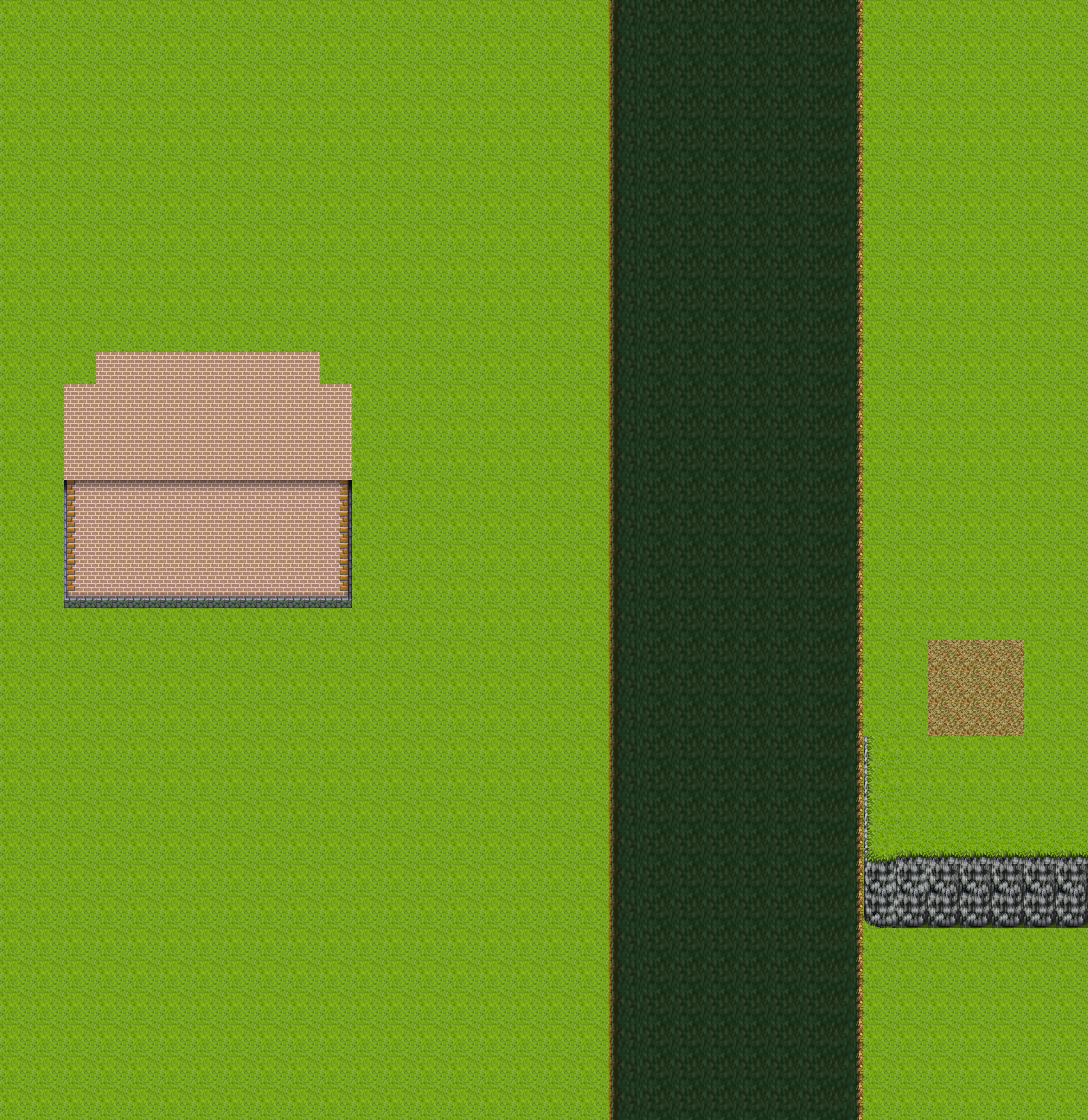

Below is a game level as drawn by its tile map, then a one-line description and the .tmx that defines it (tile-layer data replaced by summaries):
An orthogonal 34x35 tile map with 32x32 px tiles, 1 tile layer (タイル・レイヤー 1), 2 hidden layers not drawn and 2 objects (Label, StarShape).

<map version="1.0" orientation="orthogonal" width="34" height="35" tilewidth="32" tileheight="32">
 <tileset firstgid="1" name="mapImage" tilewidth="32" tileheight="32">
  <properties>
   <property name="src" value="../../resource/tmx/mapImage.png" />
  </properties>
  <image source="mapImage.png" width="512" height="480" />
 </tileset>
 <layer name="タイル・レイヤー 1" width="34" height="35">
  <data>[1190 cells, 1190 non-empty, 23 distinct tile ids]</data>
 </layer>
 <layer name="タイル・レイヤー 2" width="34" height="35" visible="0">
  <data>[1190 cells, 208 non-empty, 99 distinct tile ids]</data>
 </layer>
 <objectgroup name="playerGroup" width="34" height="35">
  <object name="hoge" type="Label" x="160" y="32" width="288" height="64">
   <properties>
    <property name="align" value="center" />
    <property name="fontSize" value="60" />
   </properties>
  </object>
  <object name="hoge2" type="StarShape" x="288" y="128" width="192" height="160">
   <properties>
    <property name="foo" value="1, 2, 3" />
    <property name="init" value="[100, 100]" />
    <property name="test" value="[1, 2, 3]" />
   </properties>
   <ellipse />
  </object>
 </objectgroup>
 <layer name="タイル・レイヤー 3" width="34" height="35" visible="0">
  <data>[1190 cells, 134 non-empty, 57 distinct tile ids]</data>
 </layer>
</map>
